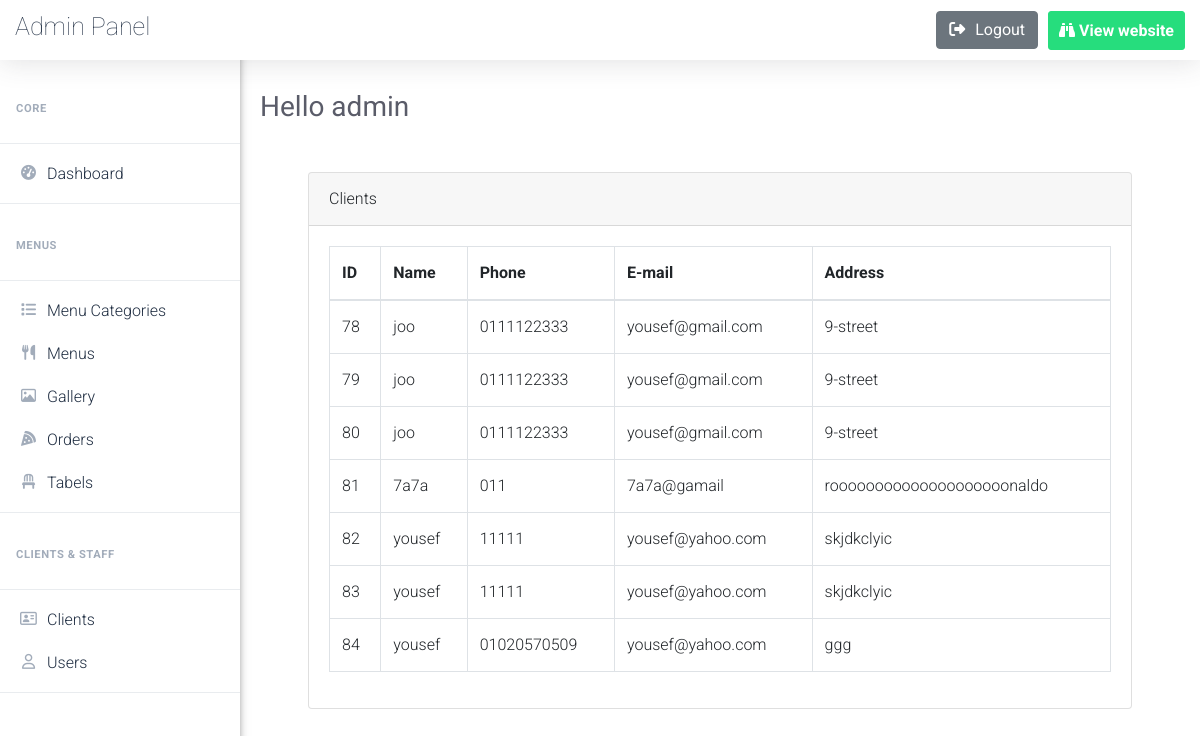
Page /admin/clients.php (signed in) on the earlier database version.
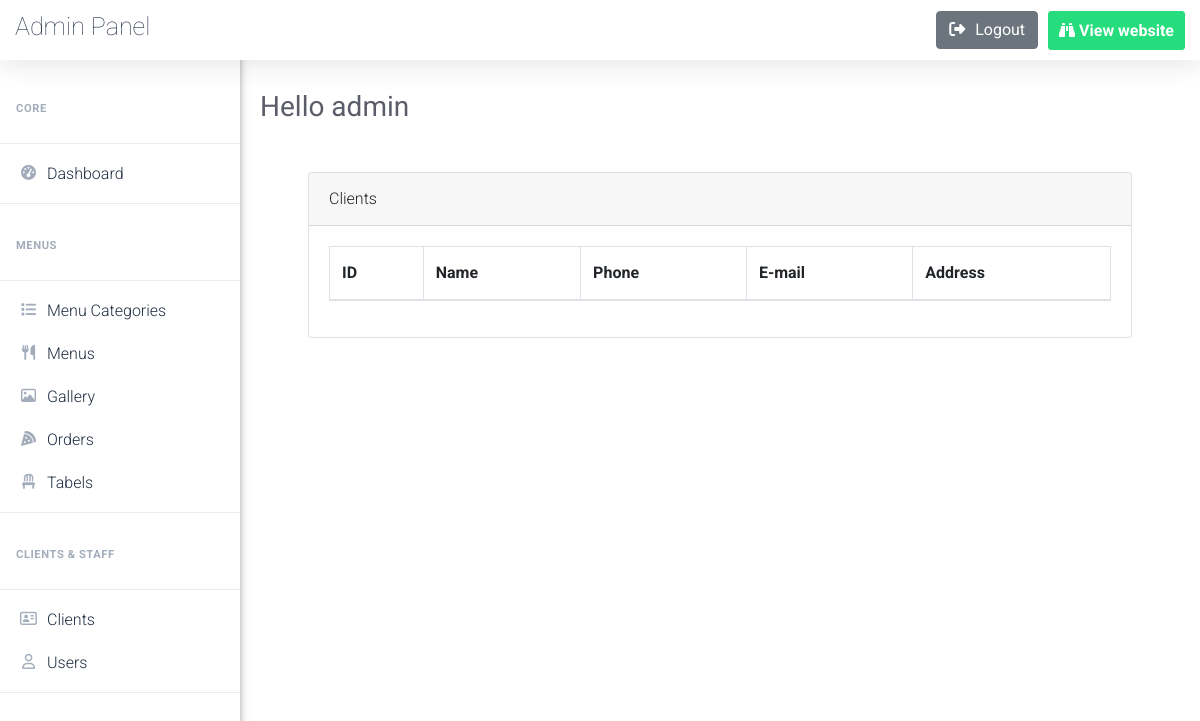
Same page on the later database version.
### tables this page shows
CREATE TABLE `clients` (
  `client_id` int(11) NOT NULL,
  `name` varchar(255) NOT NULL,
  `phone` varchar(50) NOT NULL,
  `email` varchar(255) NOT NULL,
  `address` varchar(255) NOT NULL
);

### admin/includes/function.php (called while the page is built, shortened)
<?php
    require_once("connectDB.php");
    function get_all_data($table){
        global $con;
        $stmt = $con->prepare("SELECT * FROM $table");
        $stmt->execute();
        $data = $stmt->fetchAll();
        return $data;
    }
?>

### admin/clients.php (the view, shortened to what this page needs)
<?php
    if(isset($_SESSION['name'])){
    include_once("includes/header.php");
    require_once("includes/function.php");
    $clients=get_all_data('clients');
?>
    <div class="card m-5">
        <div class="card-header ">
            Clients
        </div>
        <div class="card-body">
            <table class="table table-bordered categories-table">
                <thead>
                    <tr>
                        <th scope="col">ID</th>
                        <th scope="col"> Name	</th>
                        <th scope="col">Phone </th>
                        <th scope="col">E-mail</th>
                        <th scope="col">Address</th>
                    </tr>
                </thead>
                <tbody>
                <?php foreach($clients as $client){ ?>
                    <tr>
                    <td><?php echo $client['client_id']?></td>
                    <td><?php echo $client['name']?></td>
                    <td><?php echo $client['phone']?></td>
                    <td><?php echo $client['email']?></td>
                    <td><?php echo $client['address']?></td>
                    </tr>
                    <?php } ?>
                </tbody>
            </table>
        </div>
      </div>
      <?php
    include_once("includes/footer.php");
}else{
    header('location:login.php');
}
?>

Differences in the rows shown:
removed clients: client_id "78", name "joo", phone "0111122333", email "yousef@gmail.com", address "9-street"
removed clients: client_id "79", name "joo", phone "0111122333", email "yousef@gmail.com", address "9-street"
removed clients: client_id "80", name "joo", phone "0111122333", email "yousef@gmail.com", address "9-street"
removed clients: client_id "81", name "7a7a", phone "011", email "7a7a@gamail", address "roooooooooooooooooooonaldo"
removed clients: client_id "82", name "yousef", phone "11111", email "yousef@yahoo.com", address "skjdkclyic"
removed clients: client_id "83", name "yousef", phone "11111", email "yousef@yahoo.com", address "skjdkclyic"
removed clients: client_id "84", name "yousef", phone "01020570509", email "yousef@yahoo.com", address "ggg"
